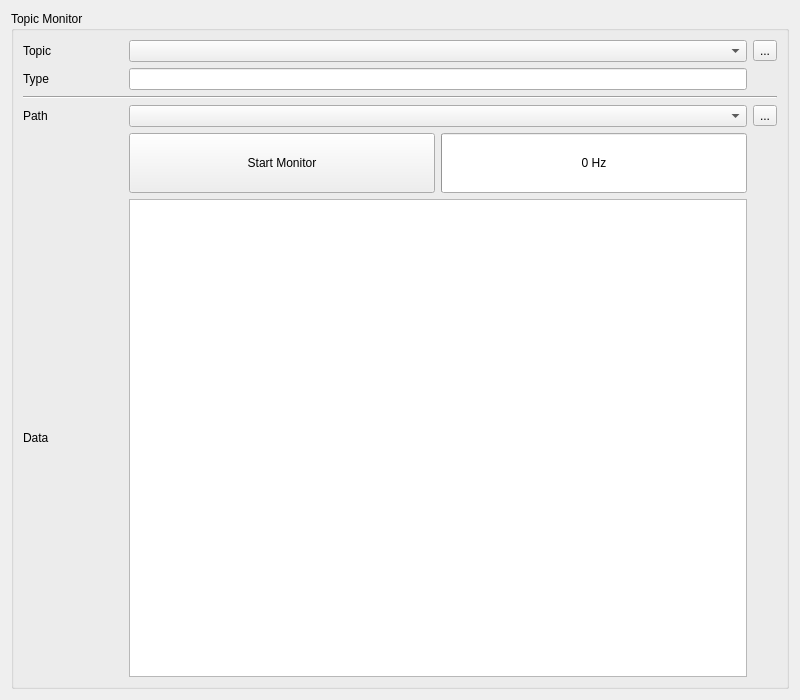
<?xml version="1.0" encoding="UTF-8"?>
<ui version="4.0">
 <class>widget</class>
 <widget class="QWidget" name="widget">
  <property name="geometry">
   <rect>
    <x>0</x>
    <y>0</y>
    <width>800</width>
    <height>700</height>
   </rect>
  </property>
  <property name="acceptDrops">
   <bool>true</bool>
  </property>
  <property name="windowTitle">
   <string>Topic Monitor</string>
  </property>
  <layout class="QVBoxLayout" name="verticalLayout">
   <item>
    <widget class="QGroupBox" name="groupBox">
     <property name="title">
      <string>Topic Monitor</string>
     </property>
     <layout class="QGridLayout" name="gridLayout_2">
      <item row="11" column="3" colspan="2">
       <widget class="QPlainTextEdit" name="pte_echo">
        <property name="palette">
         <palette>
          <active>
           <colorrole role="Text">
            <brush brushstyle="SolidPattern">
             <color alpha="255">
              <red>154</red>
              <green>153</green>
              <blue>150</blue>
             </color>
            </brush>
           </colorrole>
           <colorrole role="PlaceholderText">
            <brush brushstyle="NoBrush">
             <color alpha="128">
              <red>154</red>
              <green>153</green>
              <blue>150</blue>
             </color>
            </brush>
           </colorrole>
          </active>
          <inactive>
           <colorrole role="Text">
            <brush brushstyle="SolidPattern">
             <color alpha="255">
              <red>154</red>
              <green>153</green>
              <blue>150</blue>
             </color>
            </brush>
           </colorrole>
           <colorrole role="PlaceholderText">
            <brush brushstyle="NoBrush">
             <color alpha="128">
              <red>154</red>
              <green>153</green>
              <blue>150</blue>
             </color>
            </brush>
           </colorrole>
          </inactive>
          <disabled>
           <colorrole role="Text">
            <brush brushstyle="SolidPattern">
             <color alpha="255">
              <red>94</red>
              <green>92</green>
              <blue>100</blue>
             </color>
            </brush>
           </colorrole>
           <colorrole role="PlaceholderText">
            <brush brushstyle="NoBrush">
             <color alpha="128">
              <red>154</red>
              <green>153</green>
              <blue>150</blue>
             </color>
            </brush>
           </colorrole>
          </disabled>
         </palette>
        </property>
        <property name="font">
         <font>
          <family>Ubuntu Mono</family>
          <pointsize>13</pointsize>
         </font>
        </property>
        <property name="readOnly">
         <bool>true</bool>
        </property>
       </widget>
      </item>
      <item row="3" column="3" colspan="2">
       <widget class="QLineEdit" name="le_type">
        <property name="palette">
         <palette>
          <active>
           <colorrole role="Text">
            <brush brushstyle="SolidPattern">
             <color alpha="255">
              <red>154</red>
              <green>153</green>
              <blue>150</blue>
             </color>
            </brush>
           </colorrole>
           <colorrole role="PlaceholderText">
            <brush brushstyle="NoBrush">
             <color alpha="128">
              <red>154</red>
              <green>153</green>
              <blue>150</blue>
             </color>
            </brush>
           </colorrole>
          </active>
          <inactive>
           <colorrole role="Text">
            <brush brushstyle="SolidPattern">
             <color alpha="255">
              <red>154</red>
              <green>153</green>
              <blue>150</blue>
             </color>
            </brush>
           </colorrole>
           <colorrole role="PlaceholderText">
            <brush brushstyle="NoBrush">
             <color alpha="128">
              <red>154</red>
              <green>153</green>
              <blue>150</blue>
             </color>
            </brush>
           </colorrole>
          </inactive>
          <disabled>
           <colorrole role="Text">
            <brush brushstyle="SolidPattern">
             <color alpha="255">
              <red>94</red>
              <green>92</green>
              <blue>100</blue>
             </color>
            </brush>
           </colorrole>
           <colorrole role="PlaceholderText">
            <brush brushstyle="NoBrush">
             <color alpha="128">
              <red>154</red>
              <green>153</green>
              <blue>150</blue>
             </color>
            </brush>
           </colorrole>
          </disabled>
         </palette>
        </property>
        <property name="readOnly">
         <bool>true</bool>
        </property>
       </widget>
      </item>
      <item row="7" column="3" colspan="2">
       <widget class="QComboBox" name="cb_path">
        <property name="sizePolicy">
         <sizepolicy hsizetype="Ignored" vsizetype="Fixed">
          <horstretch>0</horstretch>
          <verstretch>0</verstretch>
         </sizepolicy>
        </property>
       </widget>
      </item>
      <item row="7" column="5">
       <widget class="QToolButton" name="pb_path">
        <property name="text">
         <string>...</string>
        </property>
       </widget>
      </item>
      <item row="9" column="4">
       <widget class="QProgressBar" name="prog_hz">
        <property name="sizePolicy">
         <sizepolicy hsizetype="Preferred" vsizetype="Fixed">
          <horstretch>0</horstretch>
          <verstretch>0</verstretch>
         </sizepolicy>
        </property>
        <property name="minimumSize">
         <size>
          <width>0</width>
          <height>60</height>
         </size>
        </property>
        <property name="maximum">
         <number>1</number>
        </property>
        <property name="value">
         <number>0</number>
        </property>
        <property name="format">
         <string>%v Hz</string>
        </property>
       </widget>
      </item>
      <item row="9" column="3">
       <widget class="QPushButton" name="pb_start">
        <property name="minimumSize">
         <size>
          <width>0</width>
          <height>60</height>
         </size>
        </property>
        <property name="text">
         <string>Start Monitor</string>
        </property>
       </widget>
      </item>
      <item row="1" column="3" colspan="2">
       <widget class="QComboBox" name="cb_topic">
        <property name="sizePolicy">
         <sizepolicy hsizetype="Ignored" vsizetype="Fixed">
          <horstretch>0</horstretch>
          <verstretch>0</verstretch>
         </sizepolicy>
        </property>
       </widget>
      </item>
      <item row="1" column="2">
       <widget class="QLabel" name="label_10">
        <property name="minimumSize">
         <size>
          <width>100</width>
          <height>0</height>
         </size>
        </property>
        <property name="maximumSize">
         <size>
          <width>100</width>
          <height>16777215</height>
         </size>
        </property>
        <property name="text">
         <string>Topic</string>
        </property>
       </widget>
      </item>
      <item row="3" column="2">
       <widget class="QLabel" name="label_11">
        <property name="text">
         <string>Type</string>
        </property>
       </widget>
      </item>
      <item row="7" column="2">
       <widget class="QLabel" name="label">
        <property name="maximumSize">
         <size>
          <width>80</width>
          <height>16777215</height>
         </size>
        </property>
        <property name="text">
         <string>Path</string>
        </property>
       </widget>
      </item>
      <item row="11" column="2">
       <widget class="QLabel" name="label_4">
        <property name="text">
         <string>Data</string>
        </property>
       </widget>
      </item>
      <item row="6" column="2" colspan="4">
       <widget class="Line" name="line">
        <property name="orientation">
         <enum>Qt::Horizontal</enum>
        </property>
       </widget>
      </item>
      <item row="1" column="5">
       <widget class="QToolButton" name="pb_update">
        <property name="text">
         <string>...</string>
        </property>
       </widget>
      </item>
     </layout>
    </widget>
   </item>
  </layout>
 </widget>
 <resources/>
 <connections/>
</ui>
